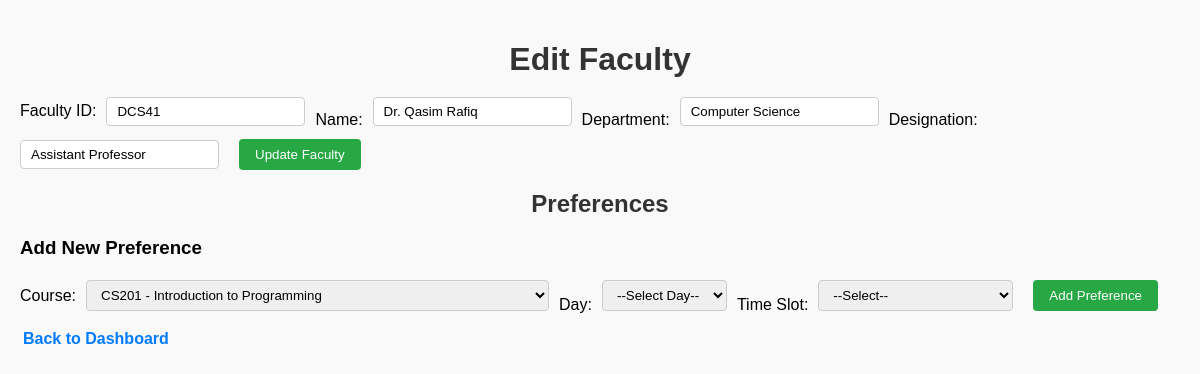
The page /editFaculty.php?id=DCS41 on the database its author committed.
### tables this page shows
CREATE TABLE `faculty` (
  `FacultyID` varchar(10) NOT NULL,
  `Name` varchar(100) NOT NULL,
  `Department` varchar(50) NOT NULL,
  `Designation` varchar(50) NOT NULL
);

### functions.php (called while the page is built, shortened)
<?php
require_once "config.php";
function getCourses() {
    global $conn;
    $result = $conn->query("SELECT * FROM Courses");
    return $result ? $result->fetch_all(MYSQLI_ASSOC) : [];
}
?>

### editFaculty.php (the view, shortened to what this page needs)
<?php
require_once "config.php";
require_once "functions.php";
$facultyID = $_GET['id'];
$sql = "SELECT * FROM Faculty WHERE FacultyID='$facultyID'";
$result = $conn->query($sql);
$faculty = $result->fetch_assoc();
$courses = getCourses();
?>
<!DOCTYPE html>
<html>
<head>
	<link rel="stylesheet" href="assets/style.css?v=<?= filemtime('assets/style.css') ?>">
</head>
<body>
    <h1>Edit Faculty</h1>
    <form method="POST">
        Faculty ID: <input type="text" name="facultyID" value="<?= htmlspecialchars($faculty['FacultyID']) ?>" required><br>
        Name: <input type="text" name="name" value="<?= htmlspecialchars($faculty['Name']) ?>" required><br>
        Department: <input type="text" name="department" value="<?= htmlspecialchars($faculty['Department']) ?>" required><br>
        Designation: <input type="text" name="designation" value="<?= htmlspecialchars($faculty['Designation']) ?>" required><br>
        <button type="submit" name="updateFaculty">Update Faculty</button>
    </form>
    <h2>Preferences</h2>
    <h3>Add New Preference</h3>
    <form method="POST">
        Course:
        <select name="courseCode" required>
            <?php foreach ($courses as $c): ?>
                <option value="<?= $c['CourseCode'] ?>"><?= htmlspecialchars($c['CourseCode']) ?> - <?= htmlspecialchars($c['CourseTitle']) ?></option>
            <?php endforeach; ?>
        </select><br>
        Day:
        <select name="day">
            <option value="">--Select Day--</option>
        </select><br>
        Time Slot:
        <select name="timeSlotID">
            <option value="">--Select--</option>
        </select><br>
        <button type="submit" name="addPref">Add Preference</button>
    </form>
    <p><a href="index.php">Back to Dashboard</a></p>
</body>
</html>

### assets/style.css (style rules this page uses)
body { font-family: Arial, sans-serif; background-color: #f9f9f9; padding: 20px; margin: 0; }
h1, h2 { text-align: center; color: #333; margin-bottom: 15px; }
form { display: flex; flex-wrap: wrap; gap: 10px; align-items: center; margin-bottom: 15px; }
form input[type="text"], form input[type="number"], form select { padding: 6px 10px; border: 1px solid #ccc; border-radius: 4px; }
form button { padding: 8px 16px; background-color: #28a745; border: none; color: #fff; cursor: pointer; border-radius: 4px; transition: background-color 0.3s; }
a { text-decoration: none; color: #007BFF; font-weight: bold; margin: 0 3px; }

### rows shown on the page
faculty: facultyID "DCS41", name "Dr. Qasim Rafiq", department "Computer Science", designation "Assistant Professor"

### other values the page prints
form field courseCode "CS201 - Introduction to Programming"
